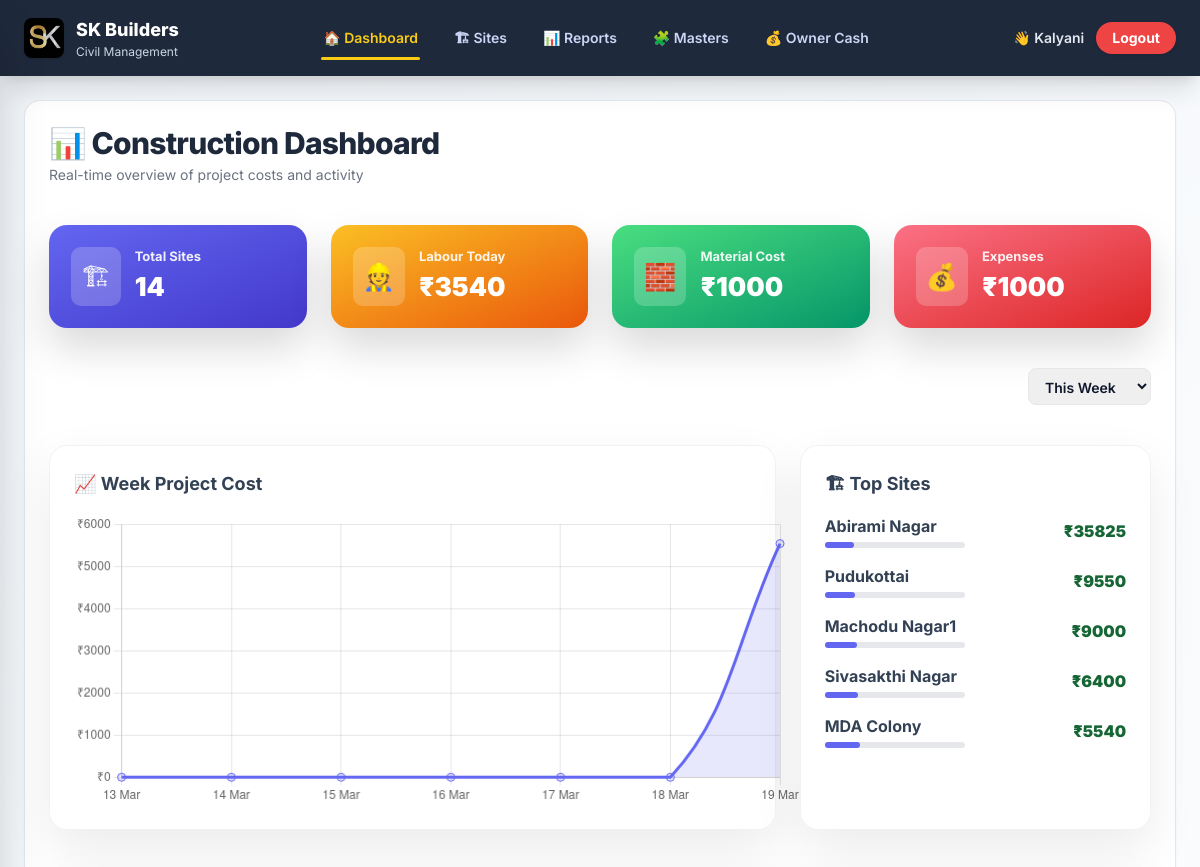
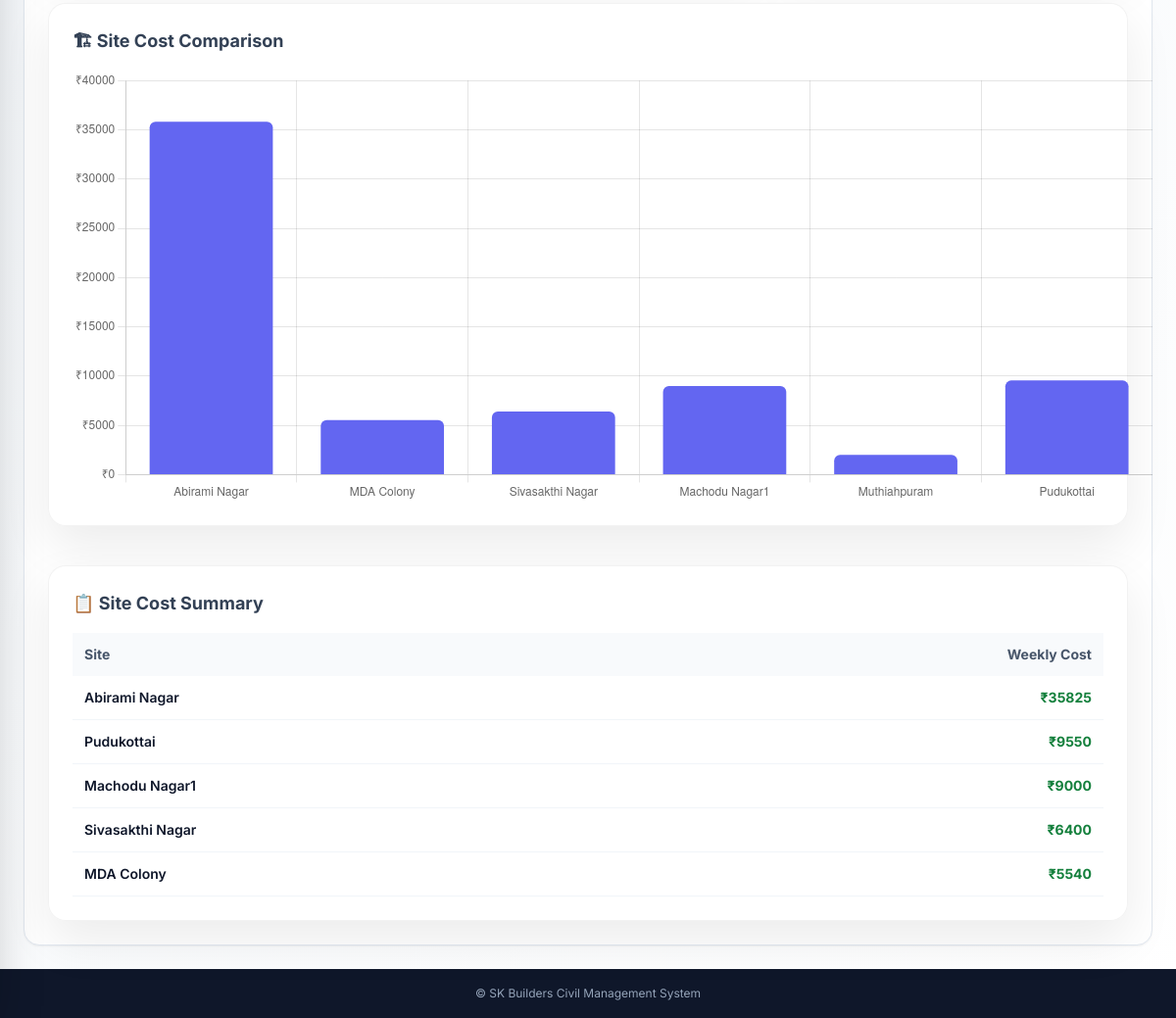
The app's page / (signed in) with its own data (2 pictures, top to bottom).
### civil_app/models.py (models this page shows, shortened)
class Site(models.Model):
    name = models.CharField(max_length=100)
    owner = models.CharField(max_length=100, blank=True)

### civil_app/views.py (the view, shortened to what this page needs)
# urls.py: path("", views.dashboard, name="dashboard"),
@login_required
def dashboard(request):
    today = date.today()
    selected_range = request.GET.get("range", "week")
    labels = []
    values = []
    if selected_range == "week":
        start = today - timedelta(days=6)
        for i in range(7):
            d = start + timedelta(days=i)
            civil = CivilDailyWork.objects.filter(date=d)\
                .aggregate(v=Sum("labour_amount"))["v"] or 0
            dept = DepartmentWork.objects.filter(date=d)\
                .aggregate(v=Sum("labour_amount"))["v"] or 0
            material = MaterialEntry.objects.filter(date=d)\
                .aggregate(v=Sum("total"))["v"] or 0
            expense = OtherExpense.objects.filter(date=d)\
                .aggregate(v=Sum("amount"))["v"] or 0
            total = civil + dept + material + expense
            labels.append(d.strftime("%d %b"))
            values.append(float(total))
    top_sites = []
    sites = Site.objects.all()
    for site in sites:
        civil = CivilDailyWork.objects.filter(site=site)\
            .aggregate(v=Sum("labour_amount"))["v"] or 0
        dept = DepartmentWork.objects.filter(site=site)\
            .aggregate(v=Sum("labour_amount"))["v"] or 0
        material = MaterialEntry.objects.filter(site=site)\
            .aggregate(v=Sum("total"))["v"] or 0
        expense = OtherExpense.objects.filter(site=site)\
            .aggregate(v=Sum("amount"))["v"] or 0
        total = civil + dept + material + expense
        if total > 0:
            top_sites.append({
                "site": site,
                "total": total
            })
    top_sites = sorted(top_sites, key=lambda x: x["total"], reverse=True)[:5]
    today_labour = (
        CivilDailyWork.objects.filter(date=today)
        .aggregate(v=Sum("labour_amount"))["v"] or 0
    ) + (
        DepartmentWork.objects.filter(date=today)
        .aggregate(v=Sum("labour_amount"))["v"] or 0
    )
    material_total = MaterialEntry.objects.filter(
        date=today
    ).aggregate(
        v=Sum("total")
    )["v"] or 0
    expense_total = OtherExpense.objects.filter(
        date=today
    ).aggregate(
        v=Sum("amount")
    )["v"] or 0
    site_labels = []
    site_costs = []
    for site in Site.objects.all():
        civil = CivilDailyWork.objects.filter(site=site)\
            .aggregate(v=Sum("labour_amount"))["v"] or 0
        dept = DepartmentWork.objects.filter(site=site)\
            .aggregate(v=Sum("labour_amount"))["v"] or 0
        material = MaterialEntry.objects.filter(site=site)\
            .aggregate(v=Sum("total"))["v"] or 0
        expense = OtherExpense.objects.filter(site=site)\
            .aggregate(v=Sum("amount"))["v"] or 0
        total = civil + dept + material + expense
        if total > 0:
            site_labels.append(site.name)
            site_costs.append(float(total))
    context = {
        "chart_labels": json.dumps(labels),
        "chart_values": json.dumps(values),
        "site_labels": json.dumps(site_labels),
        "site_costs": json.dumps(site_costs),
        "selected_range": selected_range,
        "top_sites": top_sites,
        "today_labour": today_labour,
        "material_total": material_total,
        "expense_total": expense_total,
        "total_sites": Site.objects.count(),
    }
    return render(request, "dashboard.html", context)

### civil_app/templates/dashboard.html (shortened to what this page needs)
{% extends "base.html" %}
{% block content %}
<div class="space-y-10">
<div class="flex items-center justify-between">
<div>
<h1 class="text-3xl font-extrabold text-slate-800 tracking-tight">
📊 Construction Dashboard
</h1>
<p class="text-sm text-gray-500 mt-1">
Real-time overview of project costs and activity
</p>
</div>
</div>
<div class="grid grid-cols-1 md:grid-cols-4 gap-6">
<div class="stat-card bg-gradient-to-br from-indigo-500 to-indigo-700">
<div class="stat-icon">🏗</div>
<div>
<p class="stat-label">Total Sites</p>
<p class="stat-value">{{ total_sites }}</p>
</div>
</div>
<div class="stat-card bg-gradient-to-br from-amber-400 to-orange-600">
<div class="stat-icon">👷</div>
<div>
<p class="stat-label">Labour Today</p>
<p class="stat-value">₹{{ today_labour|floatformat:0 }}</p>
</div>
</div>
<div class="stat-card bg-gradient-to-br from-green-400 to-emerald-600">
<div class="stat-icon">🧱</div>
<div>
<p class="stat-label">Material Cost</p>
<p class="stat-value">₹{{ material_total|floatformat:0 }}</p>
</div>
</div>
<div class="stat-card bg-gradient-to-br from-rose-400 to-red-600">
<div class="stat-icon">💰</div>
<div>
<p class="stat-label">Expenses</p>
<p class="stat-value">₹{{ expense_total|floatformat:0 }}</p>
</div>
</div>
</div>
<div class="flex justify-end mb-4">
<select id="rangeSelect"
        onchange="changeRange()"
        class="border rounded-lg px-3 py-2 text-sm font-semibold">
<option value="week"
{% if selected_range == "week" %}selected{% endif %}>
This Week
</option>
</select>
</div>
<div class="grid grid-cols-1 lg:grid-cols-3 gap-6">
<div class="glass-card lg:col-span-2">
<div class="flex justify-between items-center mb-4">
<h2 class="font-bold text-lg text-slate-700">
📈 {{ selected_range|title }} Project Cost
</h2>
</div>
<canvas id="costChart" height="120"></canvas>
</div>
<div class="glass-card">
<h2 class="font-bold text-lg text-slate-700 mb-4">
🏗 Top Sites
</h2>
<div class="space-y-4">
{% for s in top_sites %}
<div class="site-row">
<div>
<p class="font-bold text-slate-700">
{{ s.site.name }}
</p>
<div class="progress">
<div class="progress-bar"
style="width:{{ forloop.counter|add:'20' }}%">
</div>
</div>
</div>
<p class="site-cost">
₹{{ s.total|floatformat:0 }}
</p>
</div>
{% empty %}
<p class="text-gray-400 text-sm">
No site data available
</p>
{% endfor %}
</div>
</div>
</div>
<div class="glass-card mt-8">
<h2 class="font-bold text-lg text-slate-700 mb-4">
🏗 Site Cost Comparison
</h2>
<canvas id="siteChart" height="120"></canvas>
</div>
<div class="glass-card">
<div class="flex justify-between mb-4">
<h2 class="font-bold text-lg text-slate-700">
📋 Site Cost Summary
</h2>
</div>
<div class="overflow-x-auto">
<table class="w-full text-sm">
<thead class="table-head">
<tr>
<th class="p-3 text-left">Site</th>
<th class="p-3 text-right">Weekly Cost</th>
</tr>
</thead>
<tbody>
{% for s in top_sites %}
<tr class="table-row">
<td class="p-3 font-semibold">
{{ s.site.name }}
</td>
<td class="p-3 text-right font-bold text-green-700">
₹{{ s.total|floatformat:0 }}
</td>
</tr>
{% endfor %}
</tbody>
</table>
</div>
</div>
</div>
<script>
function changeRange(){
const range = document.getElementById("rangeSelect").value;
window.location.href = "?range=" + range;
}
const labels = JSON.parse('{{ chart_labels|escapejs }}');
const values = JSON.parse('{{ chart_values|escapejs }}');
const ctx = document.getElementById("costChart");
new Chart(ctx, {
type: "line",
data: {
labels: labels,
datasets: [{
label: "Cost",
data: values,
borderColor: "#6366f1",
backgroundColor: "rgba(99,102,241,0.15)",
fill: true,
tension: 0.4,
pointRadius: 4
}]
},
options: {
responsive: true,
plugins: {
legend: { display: false }
},
scales: {
y: {
ticks: {
callback: function(value){
return "₹"+value;
}
}
}
}
}
});
const siteLabels = JSON.parse('{{ site_labels|escapejs }}');
const siteValues = JSON.parse('{{ site_costs|escapejs }}');
new Chart(document.getElementById("siteChart"),{
type:"bar",
data:{
labels:siteLabels,
datasets:[{
label:"Total Cost",
data:siteValues,
backgroundColor:"#6366f1",
borderRadius:6
}]
},
options:{
responsive:true,
plugins:{
legend:{display:false}
},
scales:{
y:{
ticks:{
callback:(v)=>"₹"+v
}
}
}
}
});
</script>
{% endblock %}

### civil_app/templates/base.html (shortened to what this page needs)
{% load static %}
<!DOCTYPE html>
<html lang="en">
<head>
<script src="https://cdn.tailwindcss.com"></script>
</head>
<body>
<header class="bg-slate-800 text-white px-6 py-4
flex items-center justify-between
shadow-xl relative overflow-hidden">
<a href="/" class="flex items-center gap-3 hover:opacity-90 transition">
<img src="{% static 'images/logo.jpeg' %}"
class="h-9 sm:h-10 rounded-lg shadow">
<div class="leading-tight">
<h1 class="font-extrabold text-lg">SK Builders</h1>
<p class="text-xs text-slate-300">Civil Management</p>
</div>
</a>
<nav class="hidden md:flex items-center gap-8 text-sm font-semibold">
<a href="/" class="nav-top {% if request.path == '/' %}active-top{% endif %}">
🏠 Dashboard
</a>
<a href="/sites/" class="nav-top {% if '/sites' in request.path %}active-top{% endif %}">
🏗 Sites
</a>
<a href="{% url 'reports' %}" class="nav-top {% if 'reports' in request.path %}active-top{% endif %}">
📊 Reports
</a>
<a href="{% url 'masters_and_payments' %}" class="nav-top {% if 'masters' in request.path %}active-top{% endif %}">
🧩 Masters
</a>
<a href="{% url 'owner_cash_list' %}" class="nav-top {% if 'owner-cash' in request.path %}active-top{% endif %}">
💰 Owner Cash
</a>
</nav>
<div class="flex items-center gap-3">
{% if user.is_authenticated %}
<span class="text-sm font-semibold text-slate-200">
👋 {{ user.username }}
</span>
<form method="post" action="{% url 'logout' %}">
<button class="bg-red-500 hover:bg-red-600
px-4 py-1.5 rounded-full
text-sm font-bold shadow transition">
Logout
</button>
</form>
{% endif %}
</div>
</header>
<main class="flex-1 max-w-7xl mx-auto w-full
px-4 md:px-6 py-6 pb-24 md:pb-6 animate-page">
<div class="bg-white
rounded-2xl
shadow-sm
border border-slate-200
p-4 sm:p-6
min-h-[70vh]">
{% block content %}{% endblock %}
</div>
</main>
<footer class="footer">
© {{ now|date:"Y" }} SK Builders Civil Management System
</footer>
</body>
</html>

### civil_app/templates/base.html (style rules this page uses)
:root { --primary:#facc15; --primary-dark:#f59e0b; --bg:#f8fafc; --text:#0f172a; }
html { scroll-behavior:smooth; }
body { font-family:'Inter',system-ui,-apple-system; background:linear-gradient(135deg,#f1f5f9,#ffffff); min-height:100vh; display:flex; flex-direction:column; color:var(--text); }
.nav-top { position:relative; padding:6px 2px; color:#cbd5f5; transition:.2s; }
.nav-top::after { content:""; position:absolute; left:0; bottom:-6px; height:3px; width:0; background:#facc15; transition:.25s; border-radius:999px; }
.active-top { color:#facc15; }
.active-top::after { width:100%; }
.animate-page { animation:fadeIn .35s ease-out; }
.footer { background:#0f172a; color:#94a3b8; font-size:12px; text-align:center; padding:16px; margin-top:auto; }

### civil_app/templates/dashboard.html (style rules this page uses)
.stat-card { display:flex; align-items:center; gap:14px; padding:22px; border-radius:18px; color:white; box-shadow:0 20px 40px rgba(0,0,0,.15); transition:.25s; }
.stat-icon { font-size:26px; background:rgba(255,255,255,.2); padding:10px; border-radius:10px; }
.stat-label { font-size:13px; font-weight:700; opacity:.9; }
.stat-value { font-size:26px; font-weight:900; }
.glass-card { background:rgba(255,255,255,.75); backdrop-filter:blur(16px); border-radius:18px; border:1px solid rgba(0,0,0,.05); padding:24px; box-shadow:0 20px 50px rgba(0,0,0,.08); }
.site-row { display:flex; justify-content:space-between; align-items:center; gap:12px; }
.site-cost { font-weight:900; color:#166534; }
.progress { width:140px; height:6px; background:#e5e7eb; border-radius:4px; margin-top:4px; }
.progress-bar { height:100%; background:#6366f1; border-radius:4px; }
.table-head { background:#f8fafc; font-weight:800; color:#475569; }
.table-row { border-bottom:1px solid #f1f5f9; transition:.15s; }

### records on screen
Site: site.name "Abirami Nagar", total "35825"
Site: site.name "Pudukottai", total "9550"
Site: site.name "Machodu Nagar1", total "9000"
Site: site.name "Sivasakthi Nagar", total "6400"
Site: site.name "MDA Colony", total "5540"

### other values on screen
{{ user.username }} "Kalyani"
{{ total_sites }} "14"
{{ today_labour|floatformat:0 }} "3540"
{{ material_total|floatformat:0 }} "1000"
{{ expense_total|floatformat:0 }} "1000"
{{ selected_range|title }} "Week"
chart data {{ chart_values|escapejs }} [0.0, 0.0, 0.0, 0.0, 0.0, 0.0, 5540.0]
chart data {{ site_costs|escapejs }} [35825.0, 5540.0, 6400.0, 9000.0, 2000.0, 9550.0]
